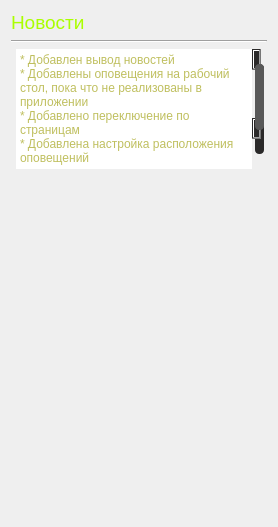
           <widget class="QWidget" name="index_page">
            <attribute name="title">
             <string>Главная</string>
            </attribute>
            <layout class="QVBoxLayout" name="verticalLayout_5">
             <item>
              <widget class="QLabel" name="page_name_index">
               <property name="font">
                <font>
                 <pointsize>14</pointsize>
                </font>
               </property>
               <property name="styleSheet">
                <string notr="true">color: rgb(170, 255, 0);</string>
               </property>
               <property name="text">
                <string>Новости</string>
               </property>
              </widget>
             </item>
             <item>
              <widget class="Line" name="line_2">
               <property name="orientation">
                <enum>Qt::Horizontal</enum>
               </property>
              </widget>
             </item>
             <item>
              <widget class="QTextBrowser" name="textBrowser">
               <property name="styleSheet">
                <string notr="true">QTextBrowser {
	
	color: rgb(191, 191, 95);
	border: 0px solid rgb(72, 72, 72);
	padding-left: 5px;
	max-height: 120px;
	min-height: 120px;
}

QScrollArea {
border: 0px solid rgb(72, 72, 72);
}


QScrollBar:horizontal
    {
        height: 15px;
        margin: 3px 15px 3px 15px;
        border: 1px transparent #2A2929;
        border-radius: 4px;
        background-color: yellow;    /* #2A2929; */
    }

    QScrollBar::handle:horizontal
    {
        background-color: blue;      /* #605F5F; */
        min-width: 5px;
        border-radius: 4px;
    }

    QScrollBar::add-line:horizontal
    {
        margin: 0px 3px 0px 3px;
        border-image: url(:/qss_icons/rc/right_arrow_disabled.png);
        width: 10px;
        height: 10px;
        subcontrol-position: right;
        subcontrol-origin: margin;
    }

    QScrollBar::sub-line:horizontal
    {
        margin: 0px 3px 0px 3px;
        border-image: url(:/qss_icons/rc/left_arrow_disabled.png);
        height: 10px;
        width: 10px;
        subcontrol-position: left;
        subcontrol-origin: margin;
    }

    QScrollBar::add-line:horizontal:hover,QScrollBar::add-line:horizontal:on
    {
        border-image: url(:/qss_icons/rc/right_arrow.png);
        height: 10px;
        width: 10px;
        subcontrol-position: right;
        subcontrol-origin: margin;
    }


    QScrollBar::sub-line:horizontal:hover, QScrollBar::sub-line:horizontal:on
    {
        border-image: url(:/qss_icons/rc/left_arrow.png);
        height: 10px;
        width: 10px;
        subcontrol-position: left;
        subcontrol-origin: margin;
    }

    QScrollBar::up-arrow:horizontal, QScrollBar::down-arrow:horizontal
    {
        background: none;
    }


    QScrollBar::add-page:horizontal, QScrollBar::sub-page:horizontal
    {
        background: none;
    }

    QScrollBar:vertical
    {
        background-color: #2A2929;
        width: 15px;
        margin: 15px 3px 15px 3px;
        border: 1px transparent #2A2929;
        border-radius: 4px;
    }

    QScrollBar::handle:vertical
    {
        
		background-color: rgb(88, 88, 88);
        min-height: 5px;
        border-radius: 4px;
    }

    QScrollBar::sub-line:vertical
    {
        margin: 3px 0px 3px 0px;
        border-image: url(:/qss_icons/rc/up_arrow_disabled.png);
        height: 10px;
        width: 10px;
        subcontrol-position: top;
        subcontrol-origin: margin;
    }

    QScrollBar::add-line:vertical
    {
        margin: 3px 0px 3px 0px;
        border-image: url(:/qss_icons/rc/down_arrow_disabled.png);
        height: 10px;
        width: 10px;
        subcontrol-position: bottom;
        subcontrol-origin: margin;
    }

    QScrollBar::sub-line:vertical:hover,QScrollBar::sub-line:vertical:on
    {
        border-image: url(:/qss_icons/rc/up_arrow.png);
        height: 10px;
        width: 10px;
        subcontrol-position: top;
        subcontrol-origin: margin;
    }

    QScrollBar::add-line:vertical:hover, QScrollBar::add-line:vertical:on
    {
        border-image: url(:/qss_icons/rc/down_arrow.png);
        height: 10px;
        width: 10px;
        subcontrol-position: bottom;
        subcontrol-origin: margin;
    }

    QScrollBar::up-arrow:vertical, QScrollBar::down-arrow:vertical
    {
        background: none;
    }

    QScrollBar::add-page:vertical, QScrollBar::sub-page:vertical
    {
        background: none;
    }</string>
               </property>
               <property name="html">
                <string>&lt;!DOCTYPE HTML PUBLIC &quot;-//W3C//DTD HTML 4.0//EN&quot; &quot;http://www.w3.org/TR/REC-html40/strict.dtd&quot;&gt;
&lt;html&gt;&lt;head&gt;&lt;meta name=&quot;qrichtext&quot; content=&quot;1&quot; /&gt;&lt;meta charset=&quot;utf-8&quot; /&gt;&lt;style type=&quot;text/css&quot;&gt;
p, li { white-space: pre-wrap; }
hr { height: 1px; border-width: 0; }
li.unchecked::marker { content: &quot;\2610&quot;; }
li.checked::marker { content: &quot;\2612&quot;; }
&lt;/style&gt;&lt;/head&gt;&lt;body style=&quot; font-family:'Segoe UI'; font-size:9pt; font-weight:400; font-style:normal;&quot;&gt;
&lt;p style=&quot; margin-top:0px; margin-bottom:0px; margin-left:0px; margin-right:0px; -qt-block-indent:0; text-indent:0px;&quot;&gt;* Добавлен вывод новостей&lt;/p&gt;
&lt;p style=&quot; margin-top:0px; margin-bottom:0px; margin-left:0px; margin-right:0px; -qt-block-indent:0; text-indent:0px;&quot;&gt;* Добавлены оповещения на рабочий стол, пока что не реализованы в приложении&lt;/p&gt;
&lt;p style=&quot; margin-top:0px; margin-bottom:0px; margin-left:0px; margin-right:0px; -qt-block-indent:0; text-indent:0px;&quot;&gt;* Добавлено переключение по страницам&lt;/p&gt;
&lt;p style=&quot; margin-top:0px; margin-bottom:0px; margin-left:0px; margin-right:0px; -qt-block-indent:0; text-indent:0px;&quot;&gt;* Добавлена настройка расположения оповещений&lt;/p&gt;
&lt;p style=&quot;-qt-paragraph-type:empty; margin-top:0px; margin-bottom:0px; margin-left:0px; margin-right:0px; -qt-block-indent:0; text-indent:0px;&quot;&gt;&lt;br /&gt;&lt;/p&gt;
&lt;p style=&quot; margin-top:0px; margin-bottom:0px; margin-left:0px; margin-right:0px; -qt-block-indent:0; text-indent:0px;&quot;&gt;* Добавлена возможность создания/отменения заявок черед дискорд&lt;/p&gt;&lt;/body&gt;&lt;/html&gt;</string>
               </property>
              </widget>
             </item>
             <item>
              <spacer name="verticalSpacer_3">
               <property name="orientation">
                <enum>Qt::Vertical</enum>
               </property>
               <property name="sizeHint" stdset="0">
                <size>
                 <width>20</width>
                 <height>347</height>
                </size>
               </property>
              </spacer>
             </item>
            </layout>
           </widget>
